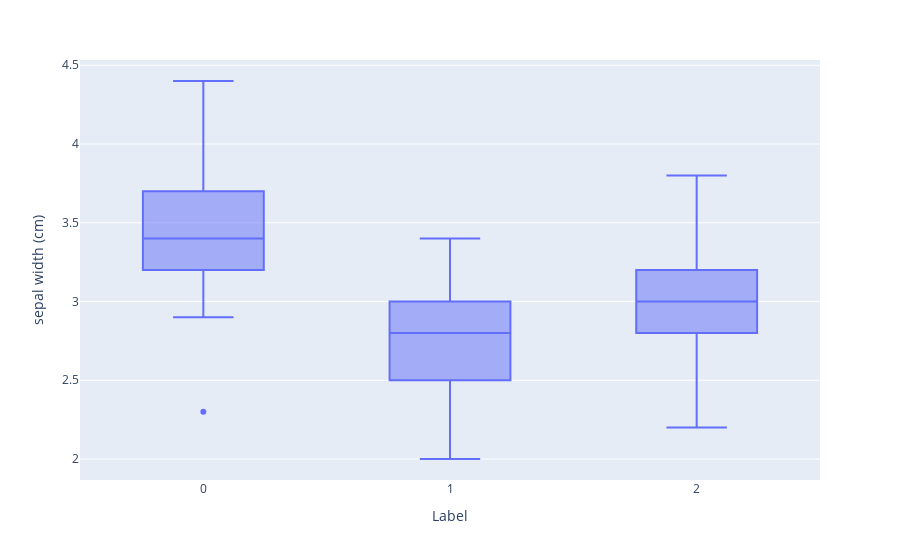

The cell this chart's notebook holds for it:
### Code cell
fig = px.box(df, x="Label", y="sepal width (cm)")
fig.show()

### Figure 1 — Plotly figure (JSON) as saved in the notebook; plotly's stock layout.template omitted (floating-point values rounded to 4 significant figures; data arrays with more than 128 entries replaced by an {"elided": "..."} marker saying what was removed)
{"data": [{"alignmentgroup": "True", "hovertemplate": "Label=%{x}<br>sepal width (cm)=%{y}<extra></extra>", "legendgroup": "", "marker": {"color": "#636efa"}, "name": "", "notched": false, "offsetgroup": "", "orientation": "v", "showlegend": false, "type": "box", "x": {"elided": "150 int values"}, "x0": " ", "xaxis": "x", "y": {"elided": "150 float values"}, "y0": " ", "yaxis": "y"}], "layout": {"boxmode": "group", "legend": {"tracegroupgap": 0}, "margin": {"t": 60}, "xaxis": {"anchor": "y", "domain": [0, 1], "title": {"text": "Label"}}, "yaxis": {"anchor": "x", "domain": [0, 1], "title": {"text": "sepal width (cm)"}}}}
